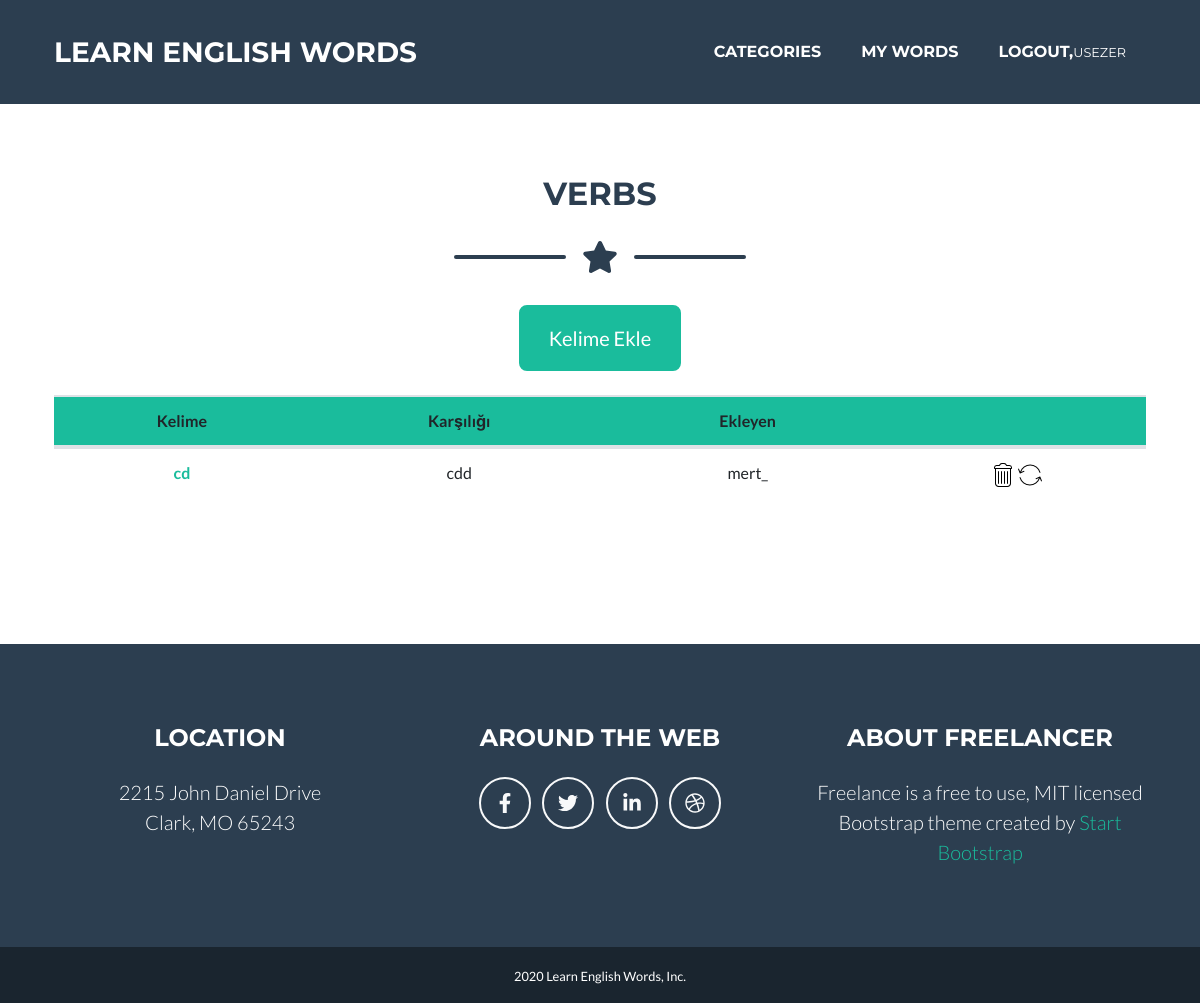
/word/verbs/ (signed in), run on the app's committed database.
### words/models.py (models this page shows, shortened)
class Word(models.Model):
    word_en = models.CharField(max_length=50)
    word_tr = models.CharField(max_length=50)
    author = models.ForeignKey("auth.User",on_delete = models.CASCADE)
    category = models.CharField(max_length=20)
    content = RichTextField()
    created_date = models.DateTimeField(auto_now_add=True)

### words/views.py (the view)
# urls.py: path('verbs/',views.wordsVerbs,name = "verb"),
def wordsVerbs(request):
    try:
        words = Word.objects.filter(category = "verb").order_by('-created_date')
    except Word.DoesNotExist:
        words = None
    return render(request,"wordsVerbs.html",{
        'words':words,
        })

### templates/wordsVerbs.html (shortened to what this page needs)
{% extends "base.html" %}
{% load static %}
{% block body %}
    <div class="container" style="margin-top: 175px;">
      <h2 class="page-section-heading text-center text-uppercase text-secondary mb-0">VERBS</h2>
      <div class="divider-custom">
          <div class="divider-custom-line"></div>
          <div class="divider-custom-icon"><i class="fas fa-star"></i></div>
          <div class="divider-custom-line"></div>
      </div>
      {% if user.is_authenticated %}
      <div class="divider-custom">
        <div class="divider-custom-icon"><a href="/word/addWord/verb" class="btn btn-primary btn-xl">Kelime Ekle</a></div>
      </div>
      {% endif %}
      {% if words %}
      <table class="table text-center" style="margin-bottom:100px">
        <thead style="background:#1abc9c;">
          <tr>
            <th scope="col">Kelime</th>
            <th scope="col">Karşılığı</th>
            <th scope="col">Ekleyen</th>
            {% if user.is_superuser %}
            <th scope="col"></th>
            {% endif %}
          </tr>
        </thead>
        <tbody>
          {% for word in words %}
            <tr>
                <th scope="row"><a href="/word/detail/{{word.id}}">{{word.word_en}}</a></th>
                <td>{{word.word_tr}}</td>
                <td>{{word.author}}</td>
                {% if user.is_superuser%}
                <td><a href="/word/delete/{{word.id}}"><img src="{% static 'assets/img/trash.png' %}" alt=""></a>
                  <a href="/word/update/{{word.id}}"><img src="{% static 'assets/img/arrow.png' %}" alt=""></a></td>
                {% endif %}
              </tr>
          {% endfor %}
        </tbody>
      </table>
      {% else %}
      <div class="alert alert-danger text-center" style="margin-top:100px;" >Henüz Kelime Eklemediniz</div>
      {% endif %}
    </div>
{% endblock body %}

### templates/include/navbar.html (shortened to what this page needs)
<nav class="navbar navbar-expand-lg bg-secondary text-uppercase fixed-top" id="mainNav">
    <div class="container">
        <a class="navbar-brand js-scroll-trigger" href="/">LEARN ENGLISH WORDS</a>
        <div class="collapse navbar-collapse" id="navbarResponsive">
            <ul class="navbar-nav ml-auto">
                <li class="nav-item mx-0 mx-lg-1"><a class="nav-link py-3 px-0 px-lg-3 rounded js-scroll-trigger" href="/#portfolio">CATEGORIES</a></li>
                {% if user.is_authenticated %}
                    <li class="nav-item mx-0 mx-lg-1"><a class="nav-link py-3 px-0 px-lg-3 rounded js-scroll-trigger" href="/word/myWords">MY WORDS</small></small></a></li>
                    <li class="nav-item mx-0 mx-lg-1"><a class="nav-link py-3 px-0 px-lg-3 rounded js-scroll-trigger" href="/user/logout">LOGOUT,<small>{{user.username}}</small></small></a></li>
                </div>
                {% else %}
                <li class="nav-item mx-0 mx-lg-1"><a class="nav-link py-3 px-0 px-lg-3 rounded js-scroll-trigger" href="/user/login">LOGIN</a></li>
                <li class="nav-item mx-0 mx-lg-1"><a class="nav-link py-3 px-0 px-lg-3 rounded js-scroll-trigger" href="/user/register">REGISTER</a></li>
                {% endif %}
        </div>
</nav>

### data on the page
Word: word_en "cd", word_tr "cdd", author "mert_"

### other printed values
{{ user.username }} "USEZER"
